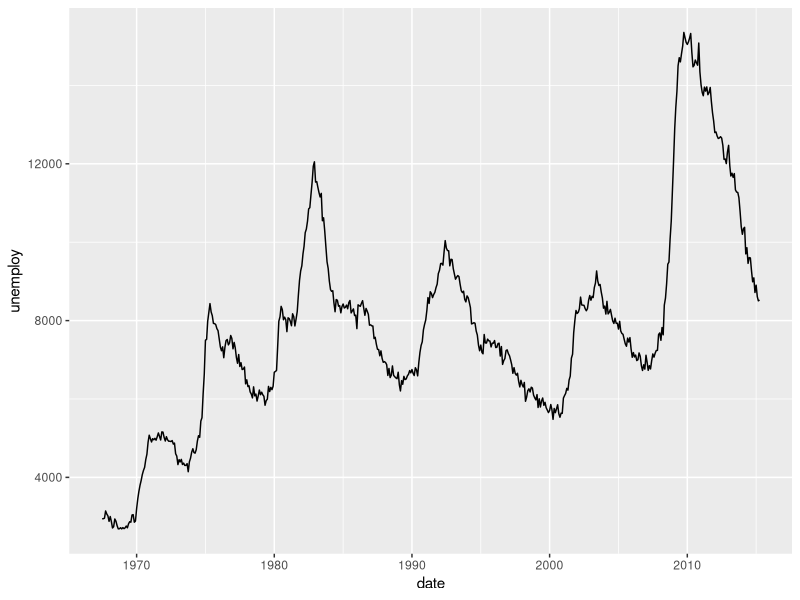
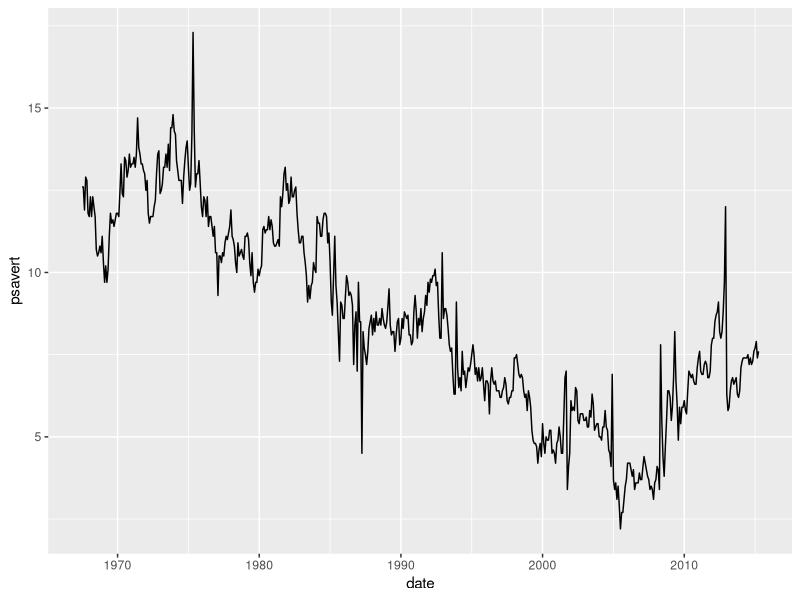
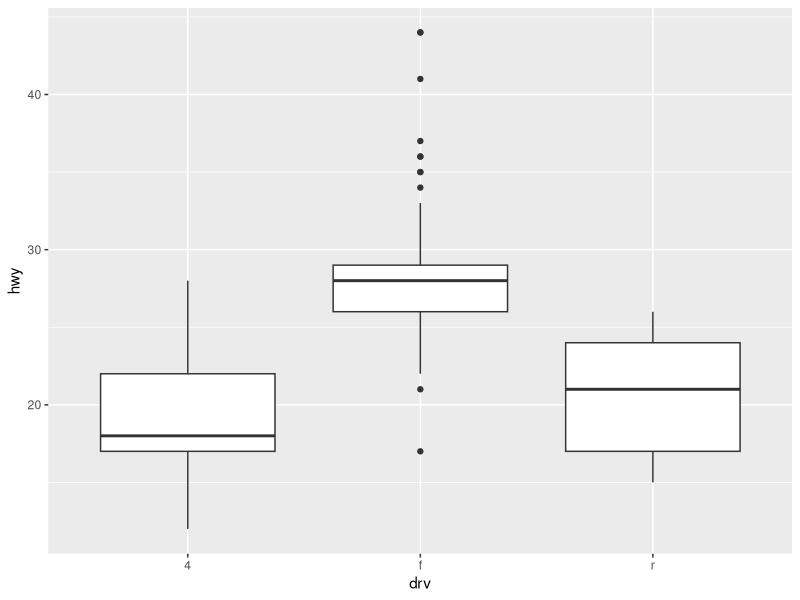
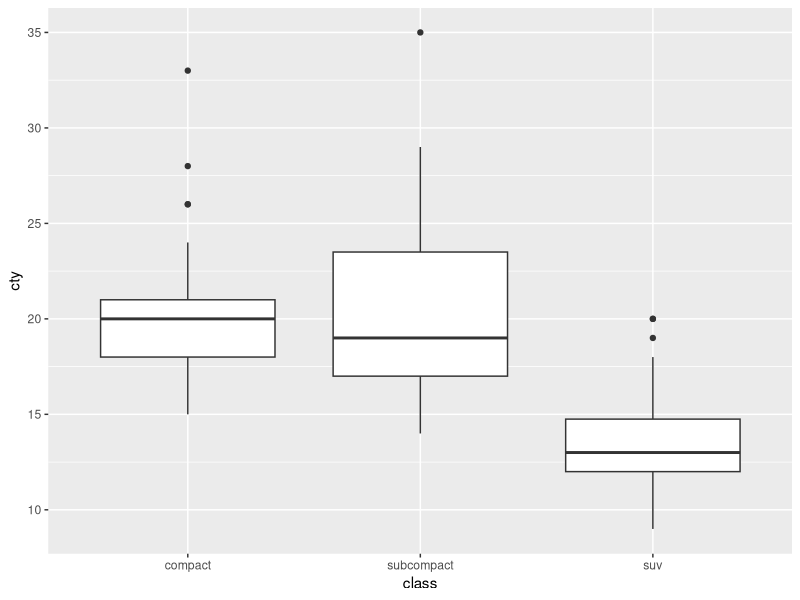

Here is the R script that generated these plots, in order:
### 이전 데이터 날아감 ㅠ ###


library(tidyverse)
library(magrittr)

# 실업률 시계열 그래프
economics %>% 
  ggplot(aes(x = date, y = unemploy)) +
  geom_line()

# 혼자서 해보기1: 개인저축률 시계열 그래프
economics %>% 
  ggplot(aes(x = date, y = psavert)) +
  geom_line()

# 박스플롯
mpg %>% 
  ggplot(aes(x = drv, y = hwy)) +
  geom_boxplot()

# 혼자서 해보기1: 차종별 도시연비
mpg %>% 
  select(class, cty) %>% # 안 해도 되지만 하면 좋음! 데이터 범위 축소
  filter(class %in% c("compact", "subcompact", "suv")) %>% # 차종 세 가지를 선택
  ggplot(aes(class, cty)) + # 박스플랏 그리기 위해 x와 y 를 할당
  geom_boxplot()
